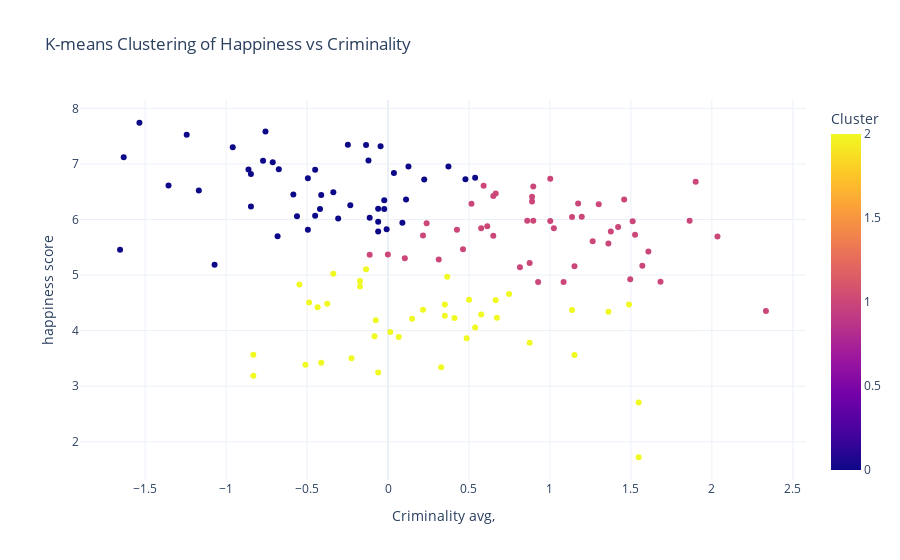

Notebook source saved alongside this figure:
### Markdown cell above
# Clustering Analysis

### Code cell
import pandas as pd
import plotly.express as px
from sklearn.cluster import KMeans

# Assuming df is your DataFrame with columns: 'Country', 'Happiness', 'Criminality'
# Example DataFrame
# df = pd.DataFrame({'Country': ['USA', 'Canada', 'Germany', 'Brazil', 'China'],
#                    'Happiness': [7.2, 7.5, 6.9, 6.0, 6.3],
#                    'Criminality': [5, 2, 3, 7, 4]})

# Extract features for clustering
X = full_df[['happiness score', 'Criminality avg,']]

# Perform K-means clustering
n_clusters = 3  # Choose the number of clusters
kmeans = KMeans(n_clusters=n_clusters, random_state=42)
full_df['Cluster'] = kmeans.fit_predict(X)

# Create an interactive scatter plot
fig = px.scatter(full_df, x='Criminality avg,', y='happiness score', color='Cluster', hover_name='Country',
                 title='K-means Clustering of Happiness vs Criminality',
                 labels={'Happiness': 'Happiness Score', 'Criminality': 'Criminality Score'},
                 template='plotly_white')

# Show the plot
fig.show()

### Figure 1 — Plotly figure (JSON) as saved in the notebook; plotly's stock layout.template omitted (floating-point values rounded to 4 significant figures; data arrays with more than 128 entries replaced by an {"elided": "..."} marker saying what was removed)
{"data": [{"hovertemplate": "<b>%{hovertext}</b><br><br>Criminality avg,=%{x}<br>happiness score=%{y}<br>Cluster=%{marker.color}<extra></extra>", "hovertext": {"elided": "132 str values"}, "legendgroup": "", "marker": {"color": {"elided": "132 int values"}, "coloraxis": "coloraxis", "symbol": "circle"}, "mode": "markers", "name": "", "orientation": "v", "showlegend": false, "type": "scatter", "x": {"elided": "132 float values"}, "xaxis": "x", "y": {"elided": "132 float values"}, "yaxis": "y"}], "layout": {"coloraxis": {"colorbar": {"title": {"text": "Cluster"}}, "colorscale": [[0, "#0d0887"], [0.1111, "#46039f"], [0.2222, "#7201a8"], [0.3333, "#9c179e"], [0.4444, "#bd3786"], [0.5556, "#d8576b"], [0.6667, "#ed7953"], [0.7778, "#fb9f3a"], [0.8889, "#fdca26"], [1, "#f0f921"]]}, "legend": {"tracegroupgap": 0}, "title": {"text": "K-means Clustering of Happiness vs Criminality"}, "xaxis": {"anchor": "y", "domain": [0, 1], "title": {"text": "Criminality avg,"}}, "yaxis": {"anchor": "x", "domain": [0, 1], "title": {"text": "happiness score"}}}}
